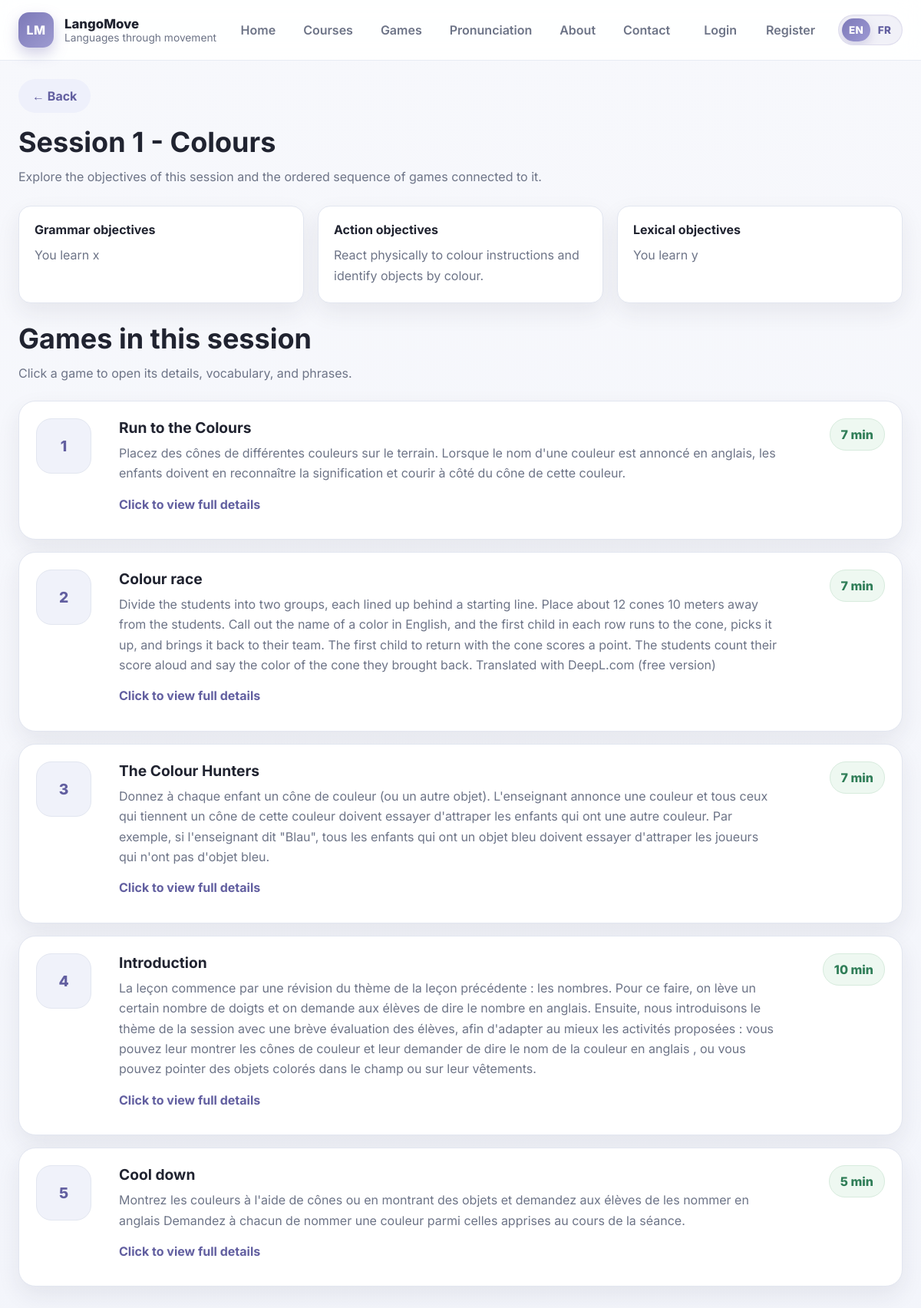
/sessions/gs-session-1-colours/, run on the app's committed database.
### apps/curriculum/models.py (models this page shows, shortened)
class TimeStampedModel(models.Model):
    created_at = models.DateTimeField(auto_now_add=True)
    updated_at = models.DateTimeField(auto_now=True)
    class Meta:
        abstract = True

class CourseTopic(TimeStampedModel):
    course = models.ForeignKey(
        Course,
        on_delete=models.CASCADE,
        related_name="course_topics",
    )
    topic = models.ForeignKey(
        Topic,
        on_delete=models.PROTECT,
        related_name="course_topics",
        null=True,
        blank=True,
    )
    title = models.CharField(max_length=255)
    sequence_number = models.PositiveIntegerField(default=0)
    slug = models.SlugField(max_length=255, unique=True)
    icon = models.CharField(max_length=100, blank=True)
    grammar_objectives = models.TextField(blank=True)
    lexical_objectives = models.TextField(blank=True)
    action_objectives = models.TextField(blank=True)
    status = models.CharField(max_length=50, blank=True, default="published")
    class Meta:
        ordering = ["course", "sequence_number", "title"]
        constraints = [
            models.UniqueConstraint(
                fields=["course", "sequence_number"],
                name="unique_course_topic_sequence_per_course",
            ),
        ]

class Game(TimeStampedModel):
    name = models.CharField(max_length=255, unique=True)
    name_fr = models.CharField(max_length=255, blank=True)
    description = models.TextField(blank=True)
    description_fr = models.TextField(blank=True)
    main_image_url = models.URLField(blank=True, max_length=1000)
    duration_minutes = models.PositiveIntegerField(default=0)
    materials_needed = models.TextField(blank=True)
    variants = models.TextField(blank=True)
    slug = models.SlugField(max_length=255, unique=True)
    status = models.CharField(max_length=50, blank=True, default="published")
    difficulty = models.CharField(
        max_length=20,
        choices=GameDifficulty.choices,
        default=GameDifficulty.MEDIUM,
        db_index=True,
    )
    topics = models.ManyToManyField(
        Topic,
        blank=True,
        related_name="games",
    )
    class Meta:
        ordering = ["name"]

### apps/website/views/courses.py (the view)
# urls.py: path("sessions/<slug:slug>/", session_detail_view, name="session-detail"),
def session_detail_view(request, slug):
    service = CurriculumQueryService()
    course_topic = service.get_course_topic_by_slug(slug)
    if not course_topic:
        raise Http404("Session not found.")
    game_links = service.get_games_for_course_topic(course_topic)
    session_payload = {
        "id": course_topic.id,
        "session_id": course_topic.id,
        "session_number": course_topic.sequence_number,
        "title": course_topic.title,
        "full_title": course_topic.title,
        "slug": course_topic.slug,
        "grammar_objectives": course_topic.grammar_objectives,
        "action_objectives": course_topic.action_objectives,
        "lexical_objectives": course_topic.lexical_objectives,
        "teacher_notes": "",
        "course_ids": [course_topic.course.id] if course_topic.course else [],
    }
    session_games = []
    for link in game_links:
        game = link.game
        session_games.append({
            "id": link.id,
            "order_in_session": link.order_in_topic,
            "stage_name": "",
            "duration_minutes": game.duration_minutes if game else 0,
            "notes": "",
            "game_name": game.name if game else "",
            "game_name_fr": game.name_fr if game else "",
            "game_slug": game.slug if game else "",
            "game_description": game.description if game else "",
            "game_description_fr": game.description_fr if game else "",
            "game_variants": game.variants if game else "",
            "vocabulary_tags": [],
        })
    return render(
        request,
        "website/session_detail.html",
        {
            "session": session_payload,
            "session_games": session_games,
        },
    )

### apps/curriculum/query_services.py (called while the page is built)
    def get_course_topic_by_slug(self, slug: str):
        return (
            CourseTopic.objects
            .select_related("course", "topic", "course__language", "course__age_group")
            .filter(
                status="published",
                slug=slug,
                course__status=CourseStatus.PUBLISHED,
            )
            .first()
        )

    def get_games_for_course_topic(self, course_topic):
        return (
            CourseTopicGame.objects
            .select_related("game")
            .filter(course_topic=course_topic)
            .order_by("order_in_topic", "id")
        )

### templates/website/session_detail.html (shortened to what this page needs)
{% extends "base.html" %}
{% load i18n %}
{% block content %}
<section class="page-section">
    <div class="container">
        <div class="page-top-actions">
            <a class="button button-secondary" href="javascript:history.back()">← {% trans "Back" %}</a>
        </div>
        <div class="section-header">
            <h1>{{ session.full_title }}</h1>
            <p>{% trans "Explore the objectives of this session and the ordered sequence of games connected to it." %}</p>
        </div>
        <div class="objectives-grid">
            <div class="objective-box">
                <h3>{% trans "Grammar objectives" %}</h3>
                <p>{{ session.grammar_objectives|default:"—" }}</p>
            </div>
            <div class="objective-box">
                <h3>{% trans "Action objectives" %}</h3>
                <p>{{ session.action_objectives|default:"—" }}</p>
            </div>
            <div class="objective-box">
                <h3>{% trans "Lexical objectives" %}</h3>
                <p>{{ session.lexical_objectives|default:"—" }}</p>
            </div>
        </div>
        <section class="page-section" style="padding-bottom: 0;">
            <div class="section-header">
                <h2>{% trans "Games in this session" %}</h2>
                <p>{% trans "Click a game to open its details, vocabulary, and phrases." %}</p>
            </div>
            <div class="games-list">
                {% for item in session_games %}
                    <article class="card game-card game-card-clickable"
                             data-game-slug="{{ item.game_slug }}"
                             tabindex="0"
                             role="button">
                        <div class="game-order">{{ item.order_in_session }}</div>
                        <div class="game-content">
                            <h3>{{ item.game_name }}</h3>
                            <p>{{ item.game_description }}</p>
                            <p class="game-open-hint">{% trans "Click to view full details" %}</p>
                        </div>
                        <div class="game-aside">
                            <div class="duration-pill">{{ item.duration_minutes }} {% trans "min" %}</div>
                        </div>
                    </article>
                {% endfor %}
            </div>
        </section>
    </div>
</section>
{% endblock %}

### static/css/base.css (style rules this page uses)
:root { --bg: #f5f6fb; --surface: #ffffff; --surface-soft: #f0f2fa; --border: #e2e6f0; --text: #202330; --muted: #6d7487; --primary: #7c79b8; --primary-dark: #625fa0; --accent: #eef0fb; --success: #2f7d57; --shadow: 0 12px 30px rgba(34, 42, 70, 0.08); --radius-lg: 22px; --radius-md: 16px; --radius-sm: 12px; --container: 1180px; }
* { box-sizing: border-box; }
html { scroll-behavior: smooth; }
body { margin: 0; font-family: "Inter", sans-serif; color: var(--text); background: linear-gradient(180deg, #f7f8fc 0%, #f3f5fb 100%); }
a { color: inherit; text-decoration: none; }
.container { width: min(var(--container), calc(100% - 48px)); margin: 0 auto; }

### static/css/layout.css (style rules this page uses)
.page-section { padding: 24px 0; }
.section-header { margin-bottom: 22px; }
.section-header h2, .section-header h1 { margin: 0 0 10px; font-size: clamp(1.8rem, 3vw, 2.5rem); }
.section-header p { margin: 0; color: var(--muted); line-height: 1.7; max-width: 780px; }
.page-top-actions { display: flex; align-items: center; gap: 12px; margin-bottom: 16px; flex-wrap: wrap; }

### static/css/buttons.css (style rules this page uses)
.button { display: inline-flex; align-items: center; justify-content: center; gap: 8px; padding: 12px 18px; border-radius: 999px; background: var(--primary); color: white; font-weight: 700; border: none; cursor: pointer; transition: 0.2s ease; }
.button-secondary { background: var(--accent); color: var(--primary-dark); }

### static/css/cards.css (style rules this page uses)
.card { background: var(--surface); border: 1px solid var(--border); border-radius: var(--radius-lg); box-shadow: var(--shadow); }

### static/css/session_components.css (style rules this page uses)
.objectives-grid { display: grid; grid-template-columns: repeat(3, 1fr); gap: 18px; margin-top: 24px; }
.objective-box { background: var(--surface); border: 1px solid var(--border); border-radius: var(--radius-md); padding: 20px; box-shadow: var(--shadow); }
.objective-box h3 { margin: 0 0 10px; font-size: 1rem; }
.objective-box p { margin: 0; color: var(--muted); line-height: 1.7; }
.games-list { display: grid; gap: 16px; margin-top: 22px; }
.game-card { padding: 22px; display: grid; grid-template-columns: 90px 1fr auto; gap: 18px; align-items: start; }
.game-order { width: 72px; height: 72px; border-radius: 20px; background: var(--surface-soft); border: 1px solid var(--border); display: grid; place-items: center; font-size: 1.2rem; font-weight: 800; color: var(--primary-dark); }
.game-content h3 { margin: 0 0 8px; font-size: 1.2rem; }
.game-content p { margin: 0 0 10px; color: var(--muted); line-height: 1.65; }
.game-aside { text-align: right; min-width: 120px; }
.duration-pill { display: inline-flex; align-items: center; justify-content: center; padding: 10px 14px; border-radius: 999px; background: #eef8f1; color: var(--success); font-weight: 800; border: 1px solid #d7ebdd; }
.game-card-clickable { cursor: pointer; transition: transform 0.18s ease, box-shadow 0.18s ease, border-color 0.18s ease; }
.game-open-hint { margin-top: 14px !important; font-weight: 700; color: var(--primary-dark) !important; }

### data on the page
CourseTopic: full_title "Session 1 - Colours", grammar_objectives "You learn x", action_objectives "React physically to colour instructions and identify objects by colour.", lexical_objectives "You learn y"
Game: game_name "Run to the Colours", game_description "Placez des cônes de différentes couleurs sur le terrain. Lorsque le nom d'une couleur est annoncé en anglais, les enfants doivent en reconnaître la signification et courir à côté du cône de cette couleur."
Game: game_name "Colour race", game_description "Divide the students into two groups, each lined up behind a starting line. Place about 12 cones 10 meters away from the students. Call out the name of a color in English, and the first child in each row runs to the cone, picks it up, and brings it back to their team. The first child to return with the cone scores a point. The students count their score aloud and say the color of the cone they brought back. Translated with DeepL.com (free version)"
Game: game_name "The Colour Hunters", game_description "Donnez à chaque enfant un cône de couleur (ou un autre objet). L'enseignant annonce une couleur et tous ceux qui tiennent un cône de cette couleur doivent essayer d'attraper les enfants qui ont une autre couleur. Par exemple, si l'enseignant dit \"Blau\", tous les enfants qui ont un objet bleu doivent essayer d'attraper les joueurs qui n'ont pas d'objet bleu."
Game: game_name "Introduction", game_description "La leçon commence par une révision du thème de la leçon précédente : les nombres. Pour ce faire, on lève un certain nombre de doigts et on demande aux élèves de dire le nombre en anglais. Ensuite, nous introduisons le thème de la session avec une brève évaluation des élèves, afin d'adapter au mieux les activités proposées : vous pouvez leur montrer les cônes de couleur et leur demander de dire le nom de la couleur en anglais , ou vous pouvez pointer des objets colorés dans le champ ou sur leur vêtements."
Game: game_name "Cool down", game_description "Montrez les couleurs à l'aide de cônes ou en montrant des objets et demandez aux élèves de les nommer en anglais Demandez à chacun de nommer une couleur parmi celles apprises au cours de la séance."

### other printed values
{{ item.order_in_session }} "1" "2" "3" "4" "5"
{{ item.duration_minutes }} "7" "7" "7" "10" "5"
